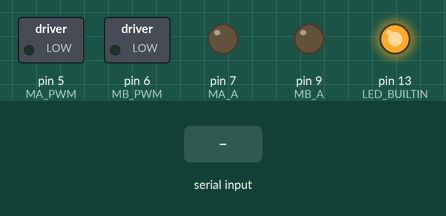
Simulated run of this sketch. Board: Arduino Uno, built with avr-gcc and run on an emulated ATmega328P. Shown: switched loads named in the sketch (green lamp = pin HIGH), output pins drawn as LEDs (lit = HIGH). The inputs (shaded band) are chosen by the test bench. Pins used as bus, display or sensor lines are not drawn; what the sketch prints to the serial monitor is not drawn.

Above: at 1.2 s.
1.3 s: "90,45\n" received over Serial
At 2.4 s:
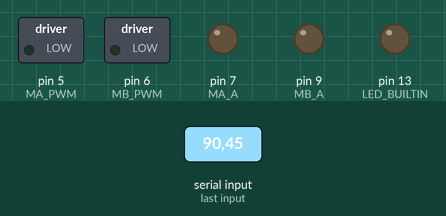
2.8 s: "90,45,s\n" received over Serial
At 3.5 s:
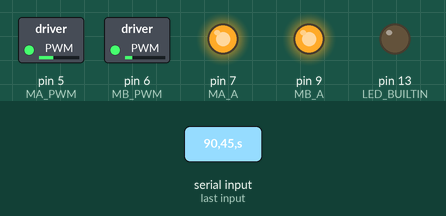
Timing chart, 0 to 6.3 s (numbered marks = the images above; inputs shaded):
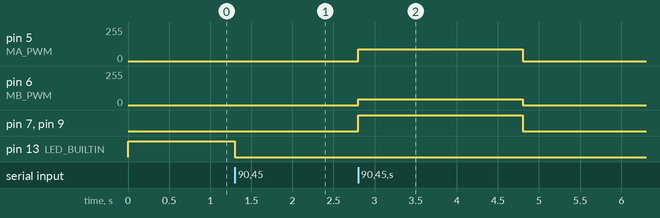

The sketch:

usbPWM.ino
```cpp
/**
 * To run in flask see :
 * https://github.com/RedFalsh/flask-serial/blob/master/README.md
 *
 * https://stackoverflow.com/questions/57558398/importing-python-script-that-contain-serial-initialization-into-flask-app
 */

/**
 Original, for reference
#define MA_PWM 5
#define MA_A 3
#define MA_B 4

#define MB_PWM 6
#define MB_A 7
#define MB_B 8
**/

#define MA_PWM 5
#define MA_A 7
#define MA_B 8

#define MB_PWM 6
#define MB_A 9
#define MB_B 10


#define DAC_MAXVALUE 255 // The Arduino Uno DAC is 8-bits 0..255

// Debugging switches and macros
#define DEBUG 0 // Switch debug output on and off by 1 or 0

/* Stop the robot if it hasn't received a movement command in this number of milliseconds */
#define AUTO_STOP_INTERVAL 2000
long lastMotorCommand = AUTO_STOP_INTERVAL;
// The autostop is copied from https://github.com/joshnewans/ros_arduino_bridge/blob/main/ROSArduinoBridge/ROSArduinoBridge.ino


#if DEBUG
#define PRINTS(s)   { Serial.print(F(s)); }
#define PRINT(s,v)  { Serial.print(F(s)); Serial.print(v); }
#define PRINTX(s,v) { Serial.print(F(s)); Serial.print(F("0x")); Serial.print(v, HEX); }
#else
#define PRINTS(s)
#define PRINT(s,v)
#define PRINTX(s,v)
#endif


char buffer [32];
int cnt = 0;

bool ready=false;
bool errorMsg=false;

/***
 * If you use the default values set   by the ArduinoDiecimila'sbootloader, these are your PWM frequencies: Arduino Pins 5 and 6: 1kHz
 * Arduino Pins 9, 10, 11, and 3: 500Hz
 */
void runMotor(int motorA, int motorB)
{
  PRINT("\nMotor A : ", motorA);
  PRINT("\nMotor B : ", motorB);

  if (motorA > 0){
    digitalWrite(MA_A, HIGH);
    digitalWrite(MA_B, LOW);
  }
  else{
    digitalWrite(MA_A, LOW);
    digitalWrite(MA_B, HIGH);
  }
  analogWrite(MA_PWM,min(abs(motorA), DAC_MAXVALUE));
  if(motorA==0) {
    digitalWrite(MA_A, LOW);
    digitalWrite(MA_B, LOW);
  }


  if (motorB > 0){
    digitalWrite(MB_A, HIGH);
    digitalWrite(MB_B, LOW);
  }
  else{
    digitalWrite(MB_A, LOW);
    digitalWrite(MB_B, HIGH);
  }

  analogWrite(MB_PWM,min(abs(motorB), DAC_MAXVALUE));
  if(motorB==0) {
    digitalWrite(MB_A, LOW);
    digitalWrite(MB_B, LOW);
  }

}


void printError(void) {
  PRINT("\nOooops : ", buffer);
  runMotor(0, 0);
  errorMsg=false;
}

void setup() {

  pinMode(LED_BUILTIN, OUTPUT);

  pinMode(MA_A,   OUTPUT);
  pinMode(MA_B,   OUTPUT);
  pinMode(MA_PWM, OUTPUT); // PWM
  pinMode(MB_PWM, OUTPUT); // PWM
  pinMode(MB_A,   OUTPUT);
  pinMode(MB_B,   OUTPUT);

  Serial.begin(115200);
  Serial.println("EidVgs serial motor controller v0.3");
  digitalWrite(LED_BUILTIN, HIGH);
}

void loop() {

  if (Serial.available() > 0) {
      char c = Serial.read();  //gets one byte from serial buffer
      buffer[cnt++] = c;

      if ((c == '\n') || (cnt == sizeof(buffer)-1))
      {
        buffer[cnt] = '\0';
        cnt = 0;
        ready = true;
      }
    }

  if(ready) {
    int motorA, motorB;
    char endOfLine;

    if(sscanf(buffer, "%d,%d,%c", &motorA, &motorB, &endOfLine) == 3){

      if(endOfLine=='s') {
        runMotor(motorA, motorB);
        lastMotorCommand = millis();
      }
      else {
        errorMsg=true;
      }
    }
    else
      errorMsg=true;

    // Cleanup and get ready for new input string
    ready=false;
  }

  if(errorMsg) {
    printError();
    digitalWrite(LED_BUILTIN, LOW);     //Sticky error LED, will never trun on again
  }


  // Check to see if we have exceeded the auto-stop interval
  if ((millis() - lastMotorCommand) > AUTO_STOP_INTERVAL) {;
    runMotor(0, 0);
  }

}


//https://forum.arduino.cc/t/read-line-from-serial/98251/5
//https://stackoverflow.com/questions/11068450/arduino-c-language-parsing-string-with-delimiter-input-through-serial-interfa
//https://www.electronicwings.com/users/sanketmallawat91/projects/215/frequency-changing-of-pwm-pins-of-arduino-uno#:~:text=The%20frequency%20of%20the%20PWM%20signal%20on%20most%20pins%20is,also%20run%20at%20980%20Hz.
//https://arduinoplusplus.wordpress.com/2017/05/01/simple-debugging-for-arduino-sketches/
```

Measured:
- after the input at 1.3 s, pin 13 (LED_BUILTIN): HIGH → LOW at once
- after the input at 2.8 s, pin 5 (MA_PWM): 0/255 → 90/255 at once, → 0/255 2.0 s later; pin 6 (MB_PWM): 0/255 → 45/255 at once, → 0/255 2.0 s later; pin 7 (MA_A), pin 9 (MB_A): LOW → HIGH at once, → LOW 2.0 s later
